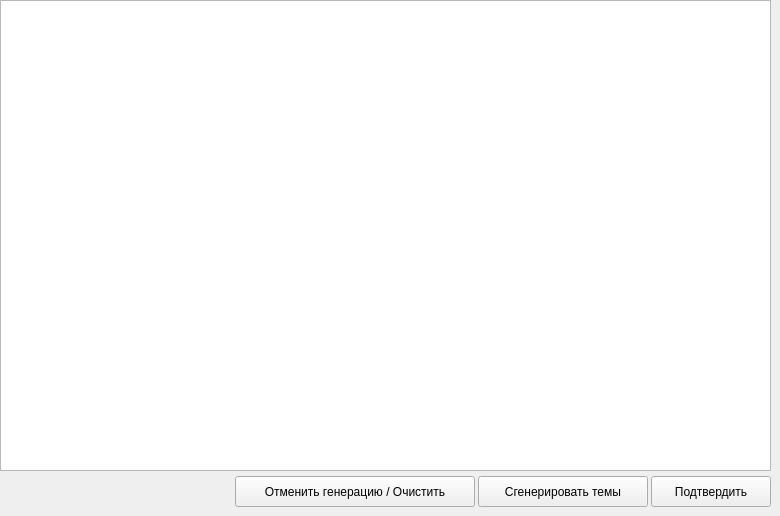
      <widget class="QWidget" name="tab_31">
       <attribute name="title">
        <string>Распределение тем</string>
       </attribute>
       <widget class="QWidget" name="verticalLayoutWidget_2">
        <property name="geometry">
         <rect>
          <x>0</x>
          <y>0</y>
          <width>771</width>
          <height>471</height>
         </rect>
        </property>
        <layout class="QVBoxLayout" name="verticalLayout31">
         <item>
          <widget class="QTextEdit" name="textEditThemes"/>
         </item>
        </layout>
       </widget>
       <widget class="QPushButton" name="generateButtonThemes">
        <property name="geometry">
         <rect>
          <x>478</x>
          <y>476</y>
          <width>170</width>
          <height>31</height>
         </rect>
        </property>
        <property name="text">
         <string>Сгенерировать темы</string>
        </property>
        <property name="icon">
         <iconset>
          <normaloff>../icons/button_ai.png</normaloff>../icons/button_ai.png</iconset>
        </property>
        <property name="iconSize">
         <size>
          <width>16</width>
          <height>16</height>
         </size>
        </property>
       </widget>
       <widget class="QPushButton" name="submitButtonThemes">
        <property name="geometry">
         <rect>
          <x>651</x>
          <y>476</y>
          <width>120</width>
          <height>31</height>
         </rect>
        </property>
        <property name="toolTip">
         <string>Экспортировать в таблицу Содержание дисциплины</string>
        </property>
        <property name="text">
         <string>Подтвердить</string>
        </property>
        <property name="icon">
         <iconset>
          <normaloff>../icons/button_ok.png</normaloff>../icons/button_ok.png</iconset>
        </property>
       </widget>
       <widget class="QPushButton" name="revertButtonThemes">
        <property name="geometry">
         <rect>
          <x>235</x>
          <y>476</y>
          <width>240</width>
          <height>31</height>
         </rect>
        </property>
        <property name="text">
         <string>Отменить генерацию / Очистить</string>
        </property>
        <property name="icon">
         <iconset>
          <normaloff>../icons/button_revert.png</normaloff>../icons/button_revert.png</iconset>
        </property>
       </widget>
      </widget>
